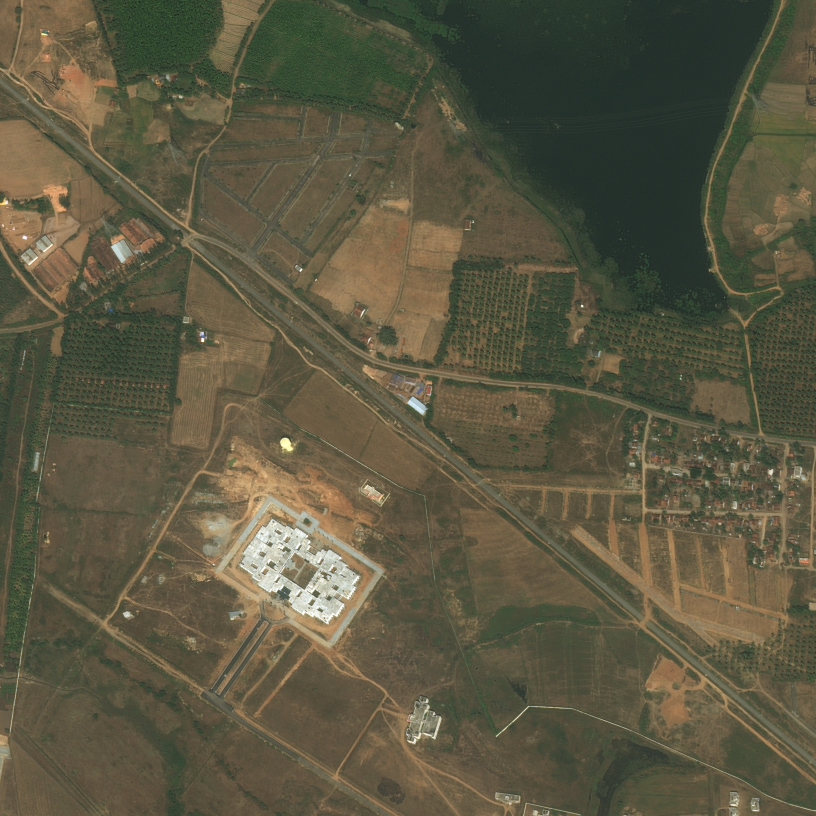
#> input picture deepforest/28689_sat.jpg, 2448 x 2448 px (shown at 1/3 size)
$ python main.py   (older library calls are emulated)
#> lines starting #> are read from the running program, lines starting #| are printed output that depends on the picture; after the words box and inside, x2 and y2 are one past the last pixel; in counts of white or black regions, pixels touching at a corner belong together
### deepforest/func.py
from skimage import segmentation,color
from scipy.stats import mode
from skimage.feature import  local_binary_pattern
import numpy as np
from tqdm import tqdm, trange
from tqdm.contrib import  tzip
from skimage.measure import regionprops
from skimage.feature import graycomatrix,  local_binary_pattern
import skimage
import cv2
from sklearn.preprocessing import MinMaxScaler
import copy

def get_image_label(label_image):
    label_shape = label_image.shape
    # 创建一个空字典来存储颜色与类别的对应关系
    colors = {}
    # 遍历标签图像的每个像素
    for i in range(label_shape[0]):
        for j in range(label_shape[1]):
            # 获取当前像素的颜色值
            color = tuple(label_image[i, j])
            if color not in colors:
                colors[color] = 0
    num_kind = 0
    for color in colors.keys():
        num_kind += 1
        colors[color] = num_kind

    return colors


def superpixels_to_label(segments,label_image):
    # 获取超像素的唯一值
    colors= get_image_label(label_image)
    unique_segments = np.unique(segments)
    label_to_classify = []
    # 遍历每个超像素
    for segment_index in unique_segments:
        # 获取当前超像素的掩码
        segment_mask = (segments == segment_index)

        # 获取当前超像素的像素值
        label_sp = label_image[segment_mask]

        # 统计当前超像素中出现最多的颜色
        segment_color_mode = mode(label_sp, axis=0)

        # 获取众数对应的颜色值
        color = tuple(segment_color_mode.mode[0])
        label_to_classify.append( colors[color])
    return label_to_classify


# [266 lines left out: functions get_superpixels_feature, get_superpixel_neighbors, single_feature_scaler, GLCM_Feature, slic_process2, find_neighbor, not called in this run]

### deepforest/main.py
from sklearn.datasets import load_digits
from sklearn.model_selection import train_test_split
from sklearn.metrics import accuracy_score
from deepforest import CascadeForestClassifier
from sklearn import svm
from skimage import io,segmentation,measure
import numpy as np
from sklearn.ensemble import RandomForestClassifier
from sklearn.naive_bayes import GaussianNB
from skimage.segmentation import mark_boundaries
import func
original_image = io.imread('28689_sat.jpg')
#> original_image is the input picture: shape (2448, 2448, 3); mean R, G, B 91.3, 87.4, 65.8
label_image = io.imread('28689_mask.png')
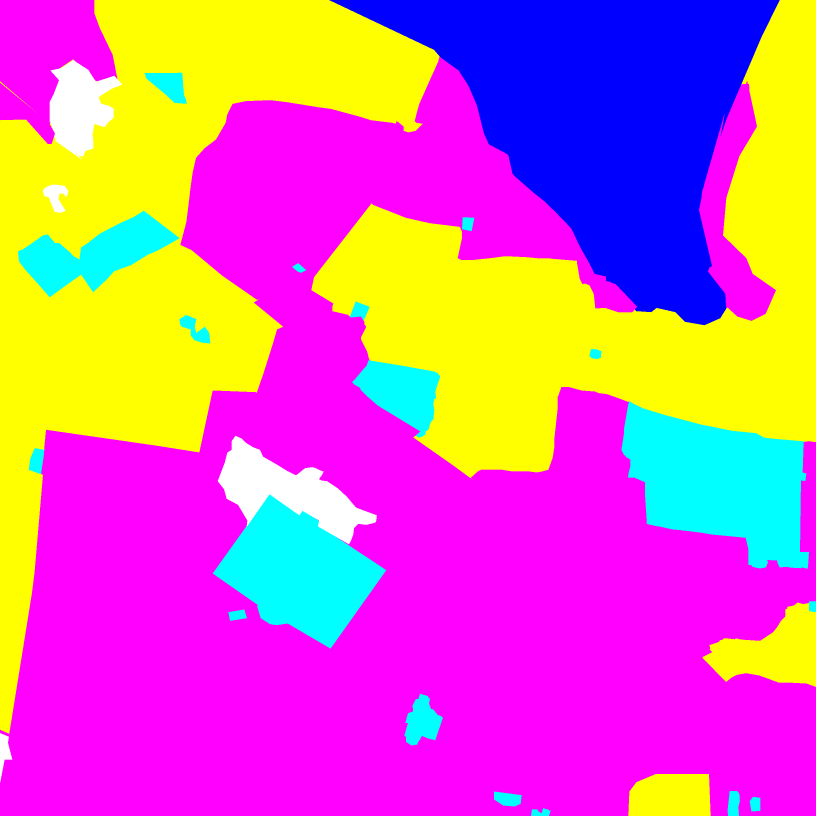
#> input picture deepforest/28689_mask.png, 2448 x 2448 px (shown at 1/3 size)
#> label_image is the input picture: shape (2448, 2448, 3); mean R, G, B 210.3, 100.6, 177.1
import matplotlib.pyplot as plt
# 进行超像素分割
segments = segmentation.slic(original_image, n_segments=2000, compactness=10)
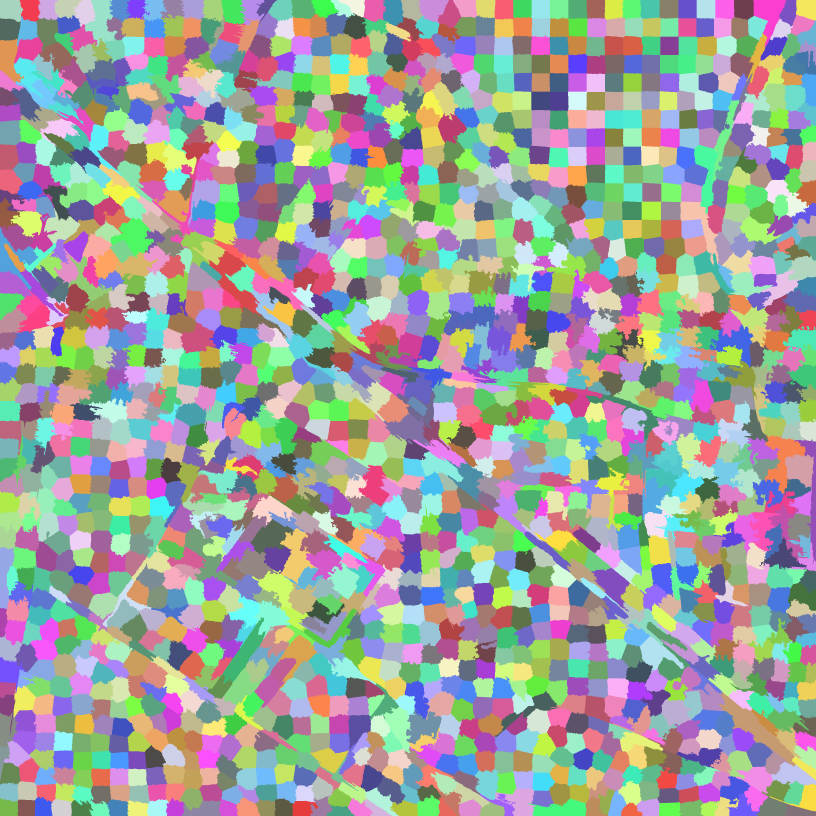
#> segments: shape (2448, 2448) int64 (shown at 1/3 size); 1871 distinct labels, from 1 to 1871; one colour per label, 0 black


dict_temp = func.superpixels_to_label(segments,label_image)
#> after the loop in get_image_label, `for i in range(label_shape[0]):`: colors = {(255, 0, 255): 0, (255, 255, 0): 0, (0, 0, 255): 0, (255, 255, 255): 0, (0, 255, 255): 0}
#> the loop in get_image_label, `for color in colors.keys():` made 5 passes
#> after the loop in get_image_label, `for color in colors.keys():`: colors = {(255, 0, 255): 1, (255, 255, 0): 2, (0, 0, 255): 3, (255, 255, 255): 4, (0, 255, 255): 5}; num_kind = 5
#> in superpixels_to_label, `unique_segments = np.unique(segments)`: unique_segments = 1871 values from 1 to 1871
#> the loop in superpixels_to_label, `for segment_index in unique_segments:` made 1 pass
#> segment_color_mode on pass 1: ([255, 0, 255], [3751, 3751, 3751])
#> pass 1, in superpixels_to_label, `segment_mask = (segments == segment_index)`:
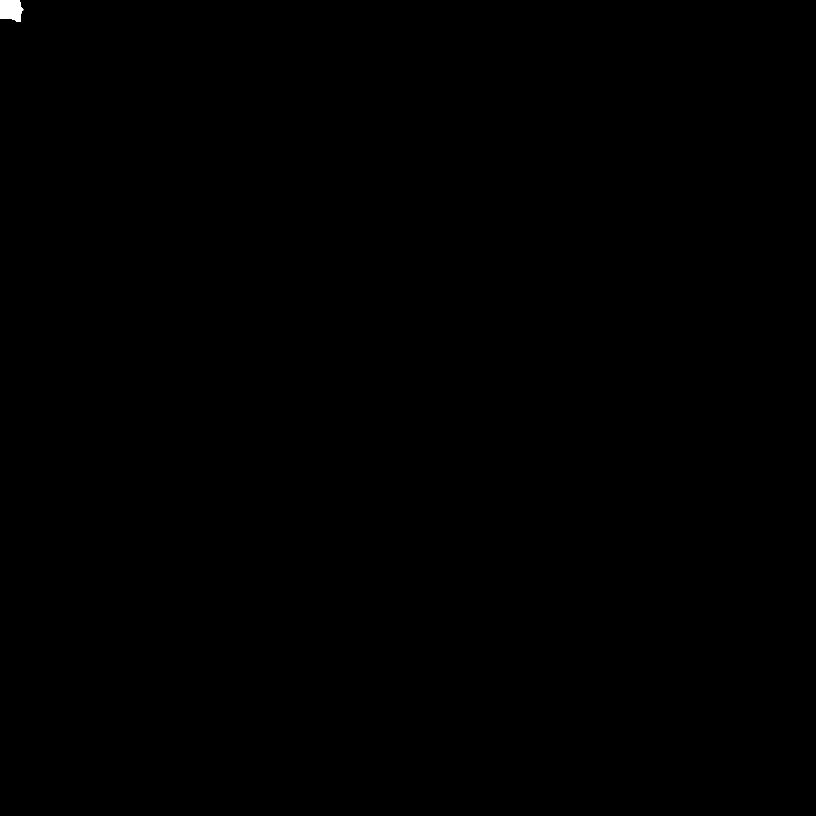
#> segment_mask: shape (2448, 2448) bool (shown at 1/3 size); 0.06% white; 1 white region, box (x1, y1, x2, y2) and area: (0, 0, 70, 66) 3751
#> after the loop in superpixels_to_label, `for segment_index in unique_segments:`: label_to_classify = []
#> (the run stopped early here; a loop or call above may not have finished)
